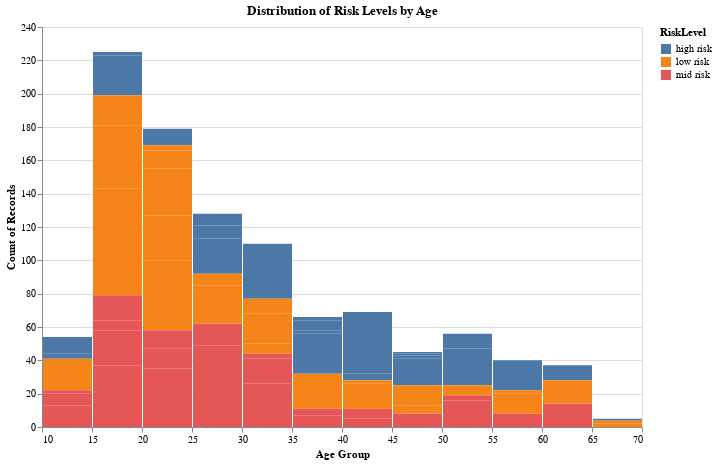

Write notebook code for a chart like this one.
### Markdown cell above
#### Age

### Code cell
alt.Chart(maternalHealthRisk_dataset).mark_bar().encode(
    x=alt.X('Age:Q', bin=alt.Bin(maxbins=20), title="Age Group"),  # Group age into bins
    y='count():Q',  # Count of individuals in each age group
    color='RiskLevel:N',  # Color by RiskLevel
    tooltip=['Age', 'RiskLevel', 'count()']
).properties(
    title='Distribution of Risk Levels by Age',
    width=600,
    height=400
)

### Figure 1 — Vega-Lite specification as saved in the notebook (floating-point values rounded to 4 significant figures; data arrays with more than 128 entries replaced by an {"elided": "..."} marker saying what was removed)
{"config": {"view": {"continuousWidth": 300, "continuousHeight": 300}}, "data": {"name": "data-784c568b4ac4db9d3b795a26b020cf7e"}, "mark": {"type": "bar"}, "encoding": {"color": {"field": "RiskLevel", "type": "nominal"}, "tooltip": [{"field": "Age", "type": "quantitative"}, {"field": "RiskLevel", "type": "nominal"}, {"aggregate": "count", "type": "quantitative"}], "x": {"bin": {"maxbins": 20}, "field": "Age", "title": "Age Group", "type": "quantitative"}, "y": {"aggregate": "count", "type": "quantitative"}}, "height": 400, "title": "Distribution of Risk Levels by Age", "width": 600, "$schema": "https://vega.github.io/schema/vega-lite/v5.20.1.json", "datasets": {"data-784c568b4ac4db9d3b795a26b020cf7e": {"elided": "1014 records"}}}
